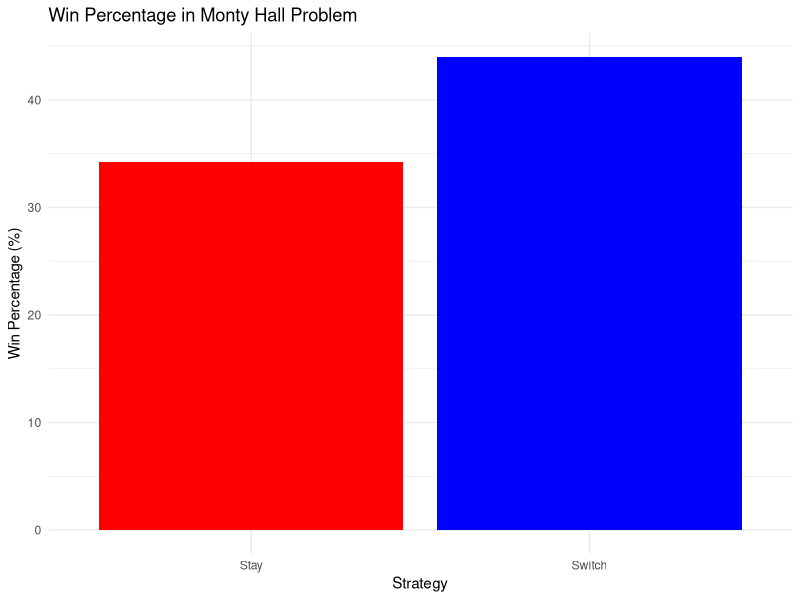

R code for this plot:
## ---- chunk 1
# Set the number of simulations
num_simulations <- 10000

# Initialize variables to keep track of wins when switching and staying
switch_wins <- 0
stay_wins <- 0

# Perform the simulations
for (i in 1:num_simulations) {
  # Create three doors with one car and two goats
  doors <- sample(c("car", "goat", "goat"))

  # Player's initial choice
  player_choice <- sample(1:3, 1)

  # Monty Hall reveals a goat behind one of the unchosen doors
  monty_reveals <- which(doors[-player_choice] == "goat")
  monty_reveals <- monty_reveals[1]  # Monty reveals the first goat he encounters

  # Determine the other unchosen door
  other_door <- setdiff(1:3, c(player_choice, monty_reveals))

  # Simulate switching doors
  switch_choice <- other_door[1]

  # Check if the player wins when switching
  if (doors[switch_choice] == "car") {
    switch_wins <- switch_wins + 1
  }

  # Check if the player wins when staying
  if (doors[player_choice] == "car") {
    stay_wins <- stay_wins + 1
  }
}

# Calculate win percentages
switch_win_percent <- (switch_wins / num_simulations) * 100
stay_win_percent <- (stay_wins / num_simulations) * 100


## ---- chunk 2
library(ggplot2)
p <- ggplot(data.frame(Strategy = c("Switch", "Stay"), Win_Percentage = c(switch_win_percent, stay_win_percent)), aes(x = Strategy, y = Win_Percentage)) +
  geom_bar(stat = "identity", fill = c("blue", "red")) +
  labs(title = "Win Percentage in Monty Hall Problem",
       x = "Strategy",
       y = "Win Percentage (%)") +
  theme_minimal()
print(p)

